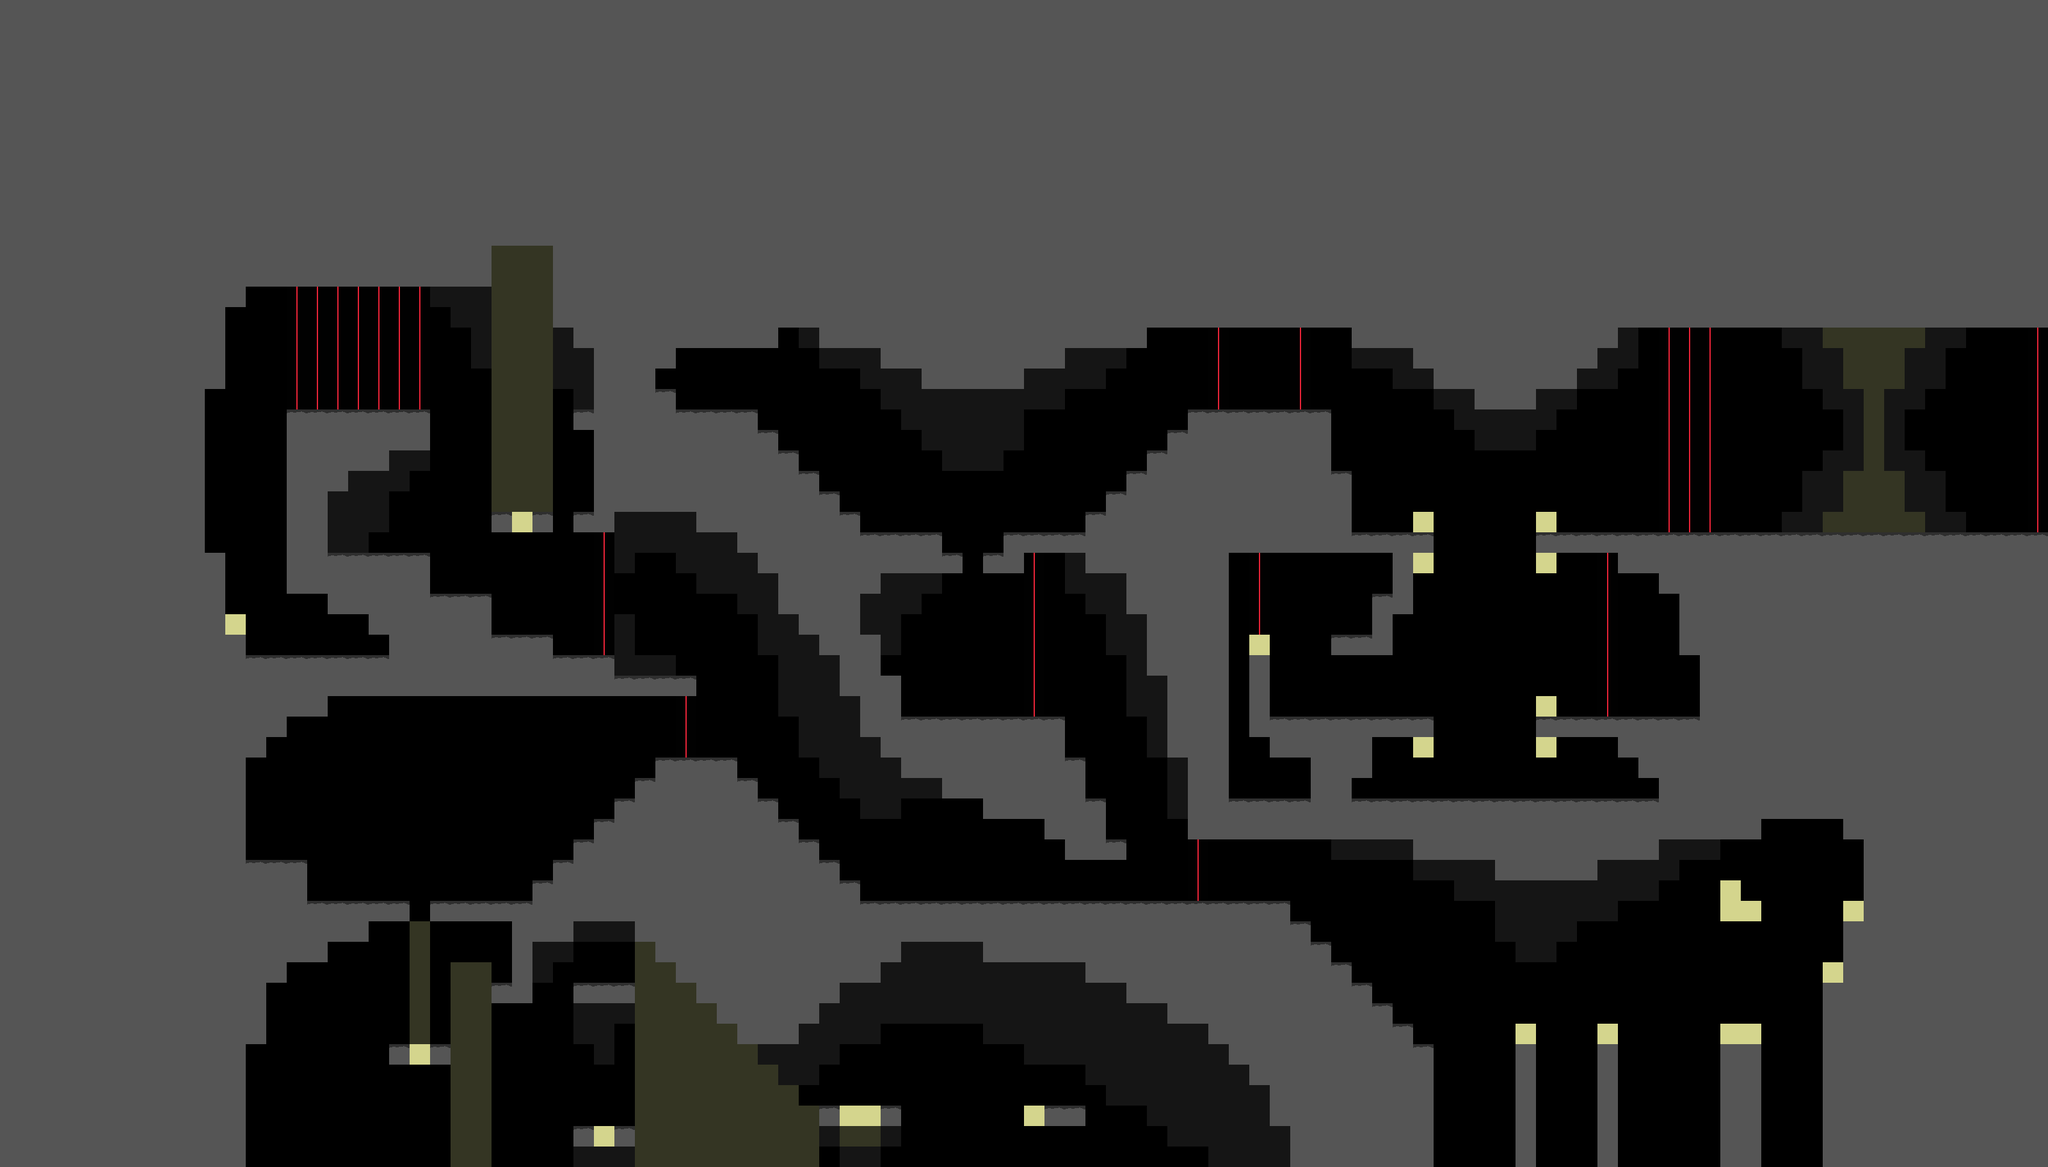

The image is a tile-based game level rendered from a .tmx file. Its description and source (layers, tilesets, objects; grid data summarised) follow:
An orthogonal 100x57 tile map with 32x32 px tiles, 2 tile layers (background, main) and 84 objects (34x elevator, 20x switch, 19x gate, 6x darkZone, 2x checkpoint, ...).

<map version="1.0" tiledversion="1.0.3" orientation="orthogonal" renderorder="right-down" width="100" height="57" tilewidth="32" tileheight="32" nextobjectid="93">
 <properties>
  <property name="cameraHeight" type="float" value="0" />
  <property name="cameraWidth" type="float" value="16" />
 </properties>
 <tileset firstgid="1" source="../../textures/tilesets/test/testTileset.tsx" />
 <layer name="background" width="100" height="57" opacity="0.25">
  <data>[5700 cells, 623 non-empty, 2 distinct tile ids]</data>
 </layer>
 <layer name="main" width="100" height="57">
  <data>[5700 cells, 3564 non-empty, 4 distinct tile ids]</data>
 </layer>
 <objectgroup name="gateNetwork">
  <object id="15" name="1" type="switch" x="2720" y="1376" width="32" height="32">
   <properties>
    <property name="id" type="int" value="1" />
   </properties>
  </object>
  <object id="16" name="1r" type="gate" x="1856" y="1376" width="32" height="32">
   <properties>
    <property name="id" type="int" value="1" />
    <property name="inverted" type="bool" value="true" />
    <property name="speed" type="float" value="4" />
   </properties>
  </object>
  <object id="17" name="2" type="elevator" x="1088" y="1152" width="32" height="32">
   <properties>
    <property name="height" type="float" value="3" />
    <property name="id" type="int" value="2" />
    <property name="inverted" type="bool" value="false" />
    <property name="speed" type="float" value="4" />
   </properties>
  </object>
  <object id="18" name="2r" type="gate" x="1056" y="1152" width="32" height="32">
   <properties>
    <property name="id" type="int" value="2" />
    <property name="inverted" type="bool" value="true" />
    <property name="speed" type="float" value="4" />
   </properties>
  </object>
  <object id="19" name="7" type="switch" x="736" y="1376" width="32" height="32">
   <properties>
    <property name="id" type="int" value="7" />
   </properties>
  </object>
  <object id="20" name="7" type="switch" x="544" y="1376" width="32" height="32">
   <properties>
    <property name="id" type="int" value="7" />
   </properties>
  </object>
  <object id="21" name="8" type="switch" x="416" y="1312" width="32" height="32">
   <properties>
    <property name="id" type="int" value="8" />
   </properties>
  </object>
  <object id="22" name="7r" type="elevator" x="608" y="1376" width="32" height="32">
   <properties>
    <property name="height" type="float" value="10" />
    <property name="id" type="int" value="7" />
    <property name="inverted" type="bool" value="true" />
    <property name="speed" type="float" value="2" />
   </properties>
  </object>
  <object id="23" name="7r" type="elevator" x="672" y="1376" width="32" height="32">
   <properties>
    <property name="height" type="float" value="10" />
    <property name="id" type="int" value="7" />
    <property name="inverted" type="bool" value="true" />
    <property name="speed" type="float" value="2" />
   </properties>
  </object>
  <object id="24" name="8r" type="elevator" x="640" y="1600" width="32" height="32">
   <properties>
    <property name="height" type="float" value="7" />
    <property name="id" type="int" value="8" />
    <property name="inverted" type="bool" value="true" />
    <property name="speed" type="float" value="3" />
   </properties>
  </object>
  <object id="25" name="9" type="switch" x="768" y="1504" width="32" height="32">
   <properties>
    <property name="id" type="int" value="9" />
   </properties>
  </object>
  <object id="26" name="9r" type="elevator" x="704" y="1792" width="32" height="32">
   <properties>
    <property name="height" type="float" value="9" />
    <property name="id" type="int" value="9" />
    <property name="inverted" type="bool" value="true" />
    <property name="speed" type="float" value="6" />
   </properties>
  </object>
  <object id="28" name="9r" type="elevator" x="736" y="1792" width="32" height="32">
   <properties>
    <property name="height" type="float" value="9" />
    <property name="id" type="int" value="9" />
    <property name="inverted" type="bool" value="true" />
    <property name="speed" type="float" value="6" />
   </properties>
  </object>
  <object id="29" name="10" type="switch" x="928" y="1728" width="32" height="32">
   <properties>
    <property name="id" type="int" value="10" />
   </properties>
  </object>
  <object id="30" name="10" type="switch" x="1328" y="1696" width="32" height="32">
   <properties>
    <property name="id" type="int" value="10" />
   </properties>
  </object>
  <object id="31" name="2" type="switch" x="928" y="1504" width="32" height="32">
   <properties>
    <property name="id" type="int" value="2" />
   </properties>
  </object>
  <object id="32" name="10r" type="elevator" x="992" y="1792" width="32" height="32">
   <properties>
    <property name="height" type="float" value="11" />
    <property name="id" type="int" value="10" />
    <property name="inverted" type="bool" value="true" />
    <property name="speed" type="float" value="8" />
   </properties>
  </object>
  <object id="33" name="10r" type="elevator" x="1024" y="1792" width="32" height="32">
   <properties>
    <property name="height" type="float" value="10" />
    <property name="id" type="int" value="10" />
    <property name="inverted" type="bool" value="true" />
    <property name="speed" type="float" value="8" />
   </properties>
  </object>
  <object id="34" name="10r" type="elevator" x="1056" y="1792" width="32" height="32">
   <properties>
    <property name="height" type="float" value="9" />
    <property name="id" type="int" value="10" />
    <property name="inverted" type="bool" value="true" />
    <property name="speed" type="float" value="8" />
   </properties>
  </object>
  <object id="35" name="10r" type="elevator" x="1088" y="1792" width="32" height="32">
   <properties>
    <property name="height" type="float" value="8" />
    <property name="id" type="int" value="10" />
    <property name="inverted" type="bool" value="true" />
    <property name="speed" type="float" value="8" />
   </properties>
  </object>
  <object id="36" name="10r" type="elevator" x="1120" y="1792" width="32" height="32">
   <properties>
    <property name="height" type="float" value="7" />
    <property name="id" type="int" value="10" />
    <property name="inverted" type="bool" value="true" />
    <property name="speed" type="float" value="8" />
   </properties>
  </object>
  <object id="37" name="10r" type="elevator" x="1152" y="1792" width="32" height="32">
   <properties>
    <property name="height" type="float" value="6" />
    <property name="id" type="int" value="10" />
    <property name="inverted" type="bool" value="true" />
    <property name="speed" type="float" value="8" />
   </properties>
  </object>
  <object id="38" name="10r" type="elevator" x="1184" y="1792" width="32" height="32">
   <properties>
    <property name="height" type="float" value="5" />
    <property name="id" type="int" value="10" />
    <property name="inverted" type="bool" value="true" />
    <property name="speed" type="float" value="8" />
   </properties>
  </object>
  <object id="39" name="10r" type="elevator" x="1216" y="1792" width="32" height="32">
   <properties>
    <property name="height" type="float" value="4" />
    <property name="id" type="int" value="10" />
    <property name="inverted" type="bool" value="true" />
    <property name="speed" type="float" value="8" />
   </properties>
  </object>
  </objectgroup>
 <objectgroup name="area" visible="0">
  <!-- 11 objects omitted --></objectgroup>
 <objectgroup name="meta">
  <!-- 5 objects omitted --></objectgroup>
</map>
<!-- 60 of 84 objects omitted -->